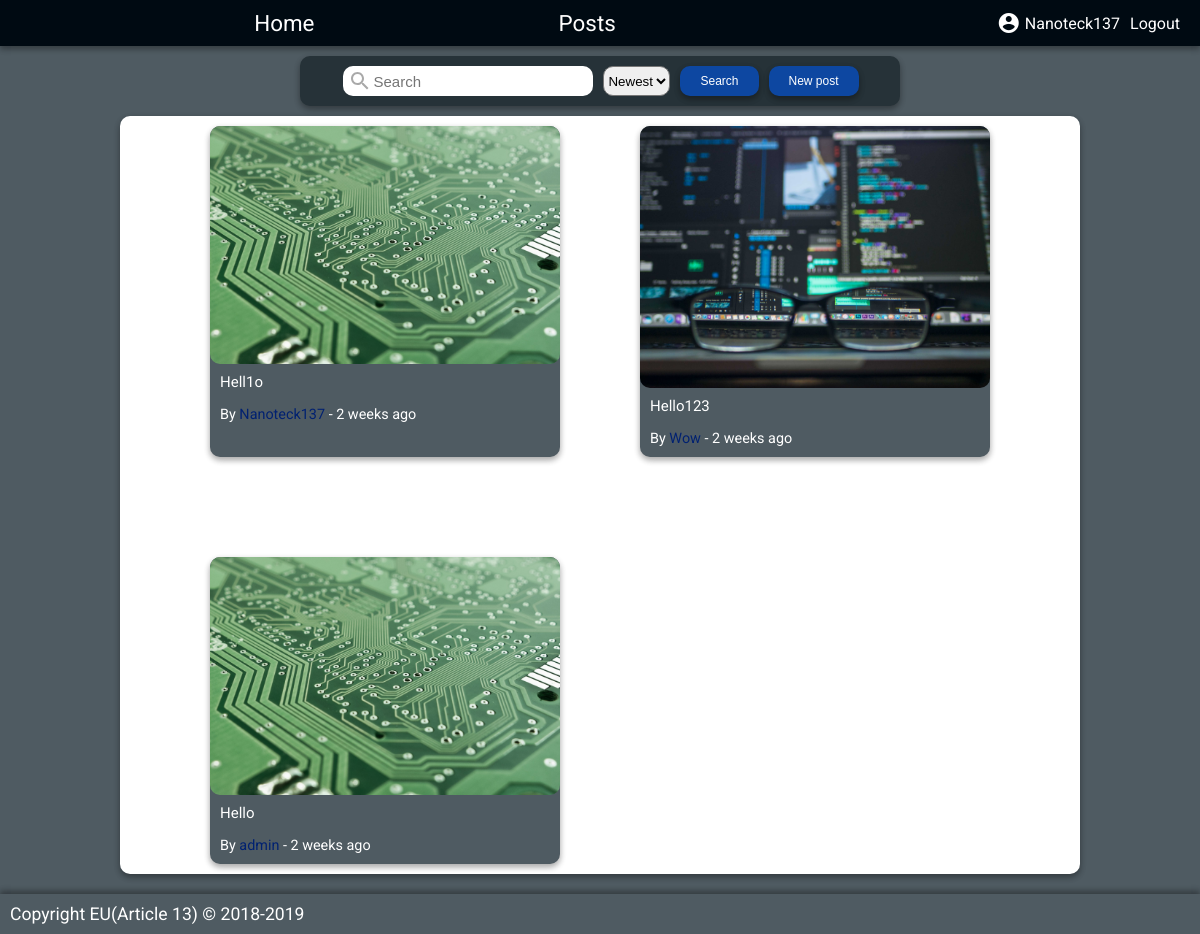
/posts.php (signed in), run on the app's committed database.
### tables this page shows
CREATE TABLE users(
    id INT(8) PRIMARY KEY AUTO_INCREMENT,
    user_name VARCHAR(15) NOT NULL UNIQUE,
    user_password VARCHAR(255) NOT NULL,
    user_email VARCHAR(32) NOT NULL UNIQUE,
    user_type ENUM("admin", "member") DEFAULT "member" NOT NULL,
    user_theme INT(2) NOT NULL DEFAULT 1,
    FOREIGN KEY (user_theme) REFERENCES themes(id)
);

CREATE TABLE posts(
    id INT(8) PRIMARY KEY AUTO_INCREMENT,
    post_name VARCHAR(200) NOT NULL,
    post_date TIMESTAMP DEFAULT CURRENT_TIMESTAMP NOT NULL,
    post_user_id INT(8),
    post_content MEDIUMTEXT NOT NULL,
    FOREIGN KEY (post_user_id) REFERENCES users(id)
);

### include/auth.php (called while the page is built, shortened)
<?php
    class UserData {
        private $name = NULL;
        public function __construct(string $id, string $name, string $email, string $type, int $themeID) {
            $this->name = $name;
        }
        public function get_user_name() {
            return $this->name;
        }
    }
    function is_logged_in() {
        return isset($_SESSION["valid_login"]) && $_SESSION["valid_login"] === true;
    }
    function get_user_id() {
        return $_SESSION["user_id"];
    }
    function get_user_data($dbc, $user) {
        $query = "SELECT * FROM users WHERE id=$user";
        $result = mysqli_query($dbc, $query);
        if (mysqli_num_rows($result) === 1) {
            $row = mysqli_fetch_array($result);
            $username = $row["user_name"];
            $email = $row["user_email"];
            $type = $row["user_type"];
            $themeID = $row["user_theme"];
            return new UserData($user, $username, $email, $type, $themeID);
        } else {
            return NULL;
        }
    }
?>

### include/util.php (called while the page is built)
<?php
function get_time($time) {
    $time = time() - $time;
    $time = ($time < 1) ? 1 : $time;
    $tokens = array(
        31536000 => 'year',
        2592000 => 'month',
        604800 => 'week',
        86400 => 'day',
        3600 => 'hour',
        60 => 'minute',
        1 => 'second'
    );
    foreach ($tokens as $unit => $text) {
        if ($time < $unit) continue;
        $numberOfUnits = floor($time / $unit);
        return $numberOfUnits . ' ' . $text . (($numberOfUnits > 1) ? 's' : '');
    }
}
?>

### posts.php (the view, shortened to what this page needs)
<?php
require("include/common.php");
?>
<!DOCTYPE html>
<html>
<head>
    <?php
    require("template/head.php");
    ?>
    <link rel="stylesheet" href="css/posts.css">
</head>
<body>
    <div id="container">
        <?php
        require("template/menu_header.php");
        ?>
        <div id="content">
            <div class="card" id="post-header">
                <form action="posts.php" method="get">
                    <div id="post-search-bar">
                        <input type="search" name="q" placeholder="Search" value="<?= isset($_GET["q"]) ? $_GET["q"] : "" ?>">
                    </div>
                    <select name="sort" id="post-search-sort">
                        <option value="newest" <?= (isset($_GET["sort"]) && $_GET["sort"] === "newest") ? "selected" : "" ?>>Newest</option>
                    </select>
                    <button class="btn" type="submit">Search</button>
                    <button class="btn" id="post-new-post-button" type="button" onclick="window.location.href='new_post.php';">New post</button>
                </form>
            </div>
            <?php
            if(isset($_GET["view"])) {
                $id = $_GET["view"];
                $query = "SELECT posts.id, posts.post_name, posts.post_content, posts.post_date, users.user_name FROM posts JOIN users ON posts.post_user_id=users.id WHERE posts.id=$id;";
                $result = mysqli_query($dbc_website, $query);
                $row = mysqli_fetch_array($result);
            ?>
                <div id="view-post" class="card">
                    <p id="view-post-name"><?= $row["post_name"]?></p>
                    <p id="view-post-user">By <?= $row["user_name"]?> - <?=get_time(strtotime($row["post_date"])); ?> ago</p>
                    <hr>
                    <p id="view-post-content"><?= $row["post_content"];?></p>
                </div>
            <?php
            } else {
            ?>
                <div class="card" id="posts">
                    <?php
                    $custom = "";
                    if(isset($_GET["sort"])) {
                        $sort = $_GET["sort"];
                        $order = "";
                        if($sort === "newest") {
                            $order .= "ORDER BY posts.post_date DESC ";
                        } else if($sort === "oldest") {
                            $order .= "ORDER BY posts.post_date ASC ";
                        } else if($sort === "az") {
                            $order .= "ORDER BY posts.post_name DESC ";
                        } else if ($sort === "az") {
                            $order .= "ORDER BY posts.post_name ASC ";
                        } else {
                            $order = "";
                        }
                        $custom .= $order;
                    } else {
                        $custom .= "ORDER BY posts.post_date DESC ";
                    }
                    $query = "SELECT posts.id, posts.post_name, posts.post_date, users.user_name FROM posts JOIN users ON posts.post_user_id=users.id $custom;";
                    $result = mysqli_query($dbc_website, $query);
                    while($row = mysqli_fetch_array($result)) {
                    ?>
                        <a class="post card-hover" href="<?= $_SERVER["PHP_SELF"] . "?view=".$row["id"]; ?>">
                            <img id="post-img" src="image/test<?= rand(1, 2); ?>.jpg" alt="post-img">
                            <p id="post-name"><?= $row["post_name"];?></p>
                            <p id="post-author">By <span id="post-author-name"><?= $row["user_name"] ?></span> - <?= get_time(strtotime($row["post_date"]));?> ago</p>
                        </a>
                    <?php
                    }
                    ?>
                </div>
            <?php
            }
            ?>
        </div>
        <?php
        require("template/footer.php")
        ?>
    </div>
</body>
</html>

### template/menu_header.php
<div id="header" class="card">
    <div id="header-left">
        <a class="header-item" id="header-home" href="index.php"><p>Home</p></a>
        <a class="header-item" href="posts.php"><p>Posts</p></a>
    </div>
    <div id="header-right">
        <?php
        if(is_logged_in()) {
            $user = get_user_data($dbc_website, get_user_id());
        ?>
            <a class="header-item" href="profile.php"><p><i class="material-icons">account_circle</i><?= $user->get_user_name();?></p></a>
            <a class="header-item" href="logout.php"><p>Logout</p></a>
        <?php
        } else {
        ?>
            <a class="header-item" href="login.php"><p>Login</p></a>
        <?php
        }
        ?>
    </div>
</div>

### css/main.css (style rules this page uses)
* { margin: 0; padding: 0; box-sizing: border-box; }
:root { --card-box-shadow: 0 3px 6px rgba(0,0,0,0.16), 0 3px 6px rgba(0,0,0,0.23); }
html { background-color: var(--primary-color-light); font-family: 'Roboto', sans-serif; position:relative; min-height: 100%; }
#header { background-color: var(--primary-color-dark); display: flex; width: 100%; justify-content: space-around; padding: 6px 0px; margin-bottom: 10px; position: sticky; top: 0; z-index: 1000; }
.header-item { text-decoration: none; font-size: 1.4em; text-align: center; color: var(--primary-color-dark-on); padding: 4px 5px; }
.header-item:link { text-decoration: none; }
.header-item .material-icons { margin-right: 4px; }
#header-left { width: 70%; display: flex; justify-content: space-evenly; }
#header-right { width: 25%; display: flex; justify-content: flex-end; align-items: center; }
#header-right .header-item { height: 100%; font-size: 1em; }
#header-right .header-item > p { display: flex; align-items: center; justify-content: center;; height: 100%; }
#content { margin: 10px 0px; margin-bottom: 60px; flex: 1 0 auto; }
.card { box-shadow: 0 3px 6px rgba(0,0,0,0.16), 0 3px 6px rgba(0,0,0,0.23); }
.card-hover { box-shadow: 0 3px 6px rgba(0,0,0,0.16), 0 3px 6px rgba(0,0,0,0.23); transition: all 0.3s cubic-bezier(.25,.8,.25,1); }
.btn { position: relative; border: none; font-size: 20px; padding: 6px 20px; background-color: var(--secondary-color); color: var(--secondary-color-on); box-shadow: var(--card-box-shadow); border-radius: 10px; overflow: hidden; }
.btn:before { content: ""; position: absolute; top: 50%; left: 50%; display: block; width: 0; padding-top: 0; border-radius: 100%; background-color: rgba(236, 240, 241, .3); transform: translate(-50%, -50%); }

### css/posts.css (style rules this page uses)
#post-header { width: 600px; margin: 0 auto; height: 50px; background-color: var(--primary-color); color: var(--primary-color-on); margin: 0 auto; border-radius: 10px; }
#post-header .btn { font-size: 12px; height: 30px; margin-top: 10px; margin-left: 10px; }
#post-header form { height: 100%; margin-left: 2px; display: flex; justify-content: center; }
#post-new-post-button { justify-self: flex-end; }
#post-search-bar { position: relative; height: 100%; display: inline-block; z-index: 0; }
#post-search-bar svg { margin: auto; position: absolute; top: 50%; left: 5px; transform: translateY(-50%); }
#post-search-bar input { border: none; height: 30px; width: 250px; margin: 10px 10px 0px 0px; font-size: 15px; padding-left: 30px; padding-right: 10px; border-radius: 10px; }
#post-search-sort { height: 30px; margin-top: 10px; border-radius: 10px; }
#posts { width: 960px; background-color: white; color: black; border-radius: 10px; display: grid; grid-template-columns: 350px 350px; grid-gap: 80px; margin: 0 auto; margin-top: 10px; justify-content: center; }
.post { width: 350px; background-color: var(--primary-color-light); color: var(--primary-color-light-on); justify-self: center; margin: 10px 0px; border-radius: 10px; }
.post:link { color: black; text-decoration: none; }
#post-img { width: 100%; height: auto;; display: inline-block; border-radius: 10px; margin-left: auto; margin-right: auto; }
#post-name { font-size: 15px; width: 99%; text-overflow: ellipsis; white-space: nowrap; overflow:hidden; padding: 5px 0px 10px 5px; padding-left: 10px; color: var(--primary-color-light-on); }
#post-author { font-size: 0.9em; padding: 10px; padding-top: 5px; color: var(--primary-color-light-on); }
#post-author-name { color: var(--secondary-color-dark); //text-shadow: 0px 0px 10px darkgray; }

### data on the page
users: user_name "Nanoteck137"
posts: post_name "Hell1o", post_user.user_name "Nanoteck137", post_date "2 weeks"
posts: shows a picture, post_name "Hello123", post_user.user_name "Wow", post_date "2 weeks"
posts: post_name "Hello", post_user.user_name "admin", post_date "2 weeks"
